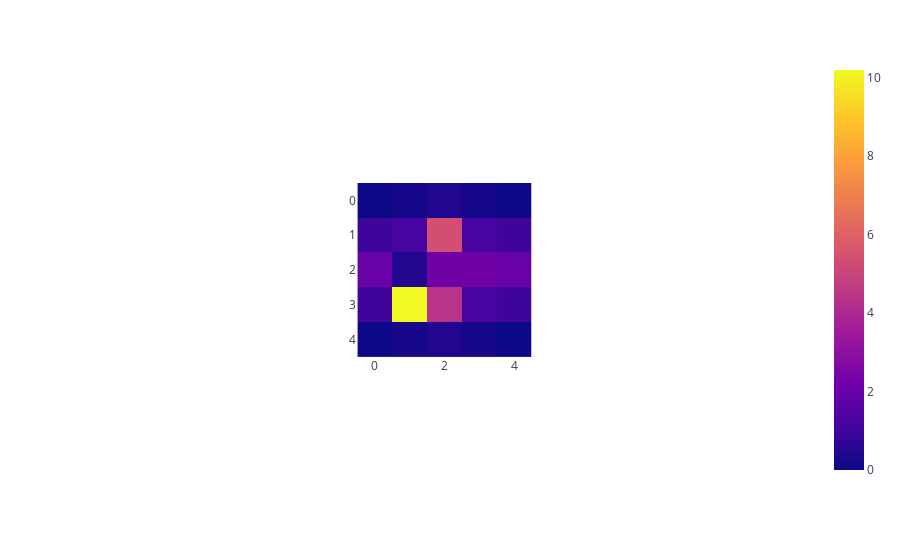

The code cell stored with this chart in its notebook:
### Code cell
px.imshow(beta)

### Figure 1 — Plotly figure (JSON) as saved in the notebook; plotly's stock layout.template omitted (floating-point values rounded to 4 significant figures)
{"data": [{"coloraxis": "coloraxis", "hovertemplate": "x: %{x}<br>y: %{y}<br>color: %{z}<extra></extra>", "type": "heatmap", "z": [[0, 0.2, 0.4, 0.2, 0], [1, 1.2, 5.4, 1.2, 1], [2, 0.4, 2.2, 2.2, 2], [1, 10.2, 4.4, 1.2, 1], [0, 0.2, 0.4, 0.2, 0]]}], "layout": {"autosize": true, "coloraxis": {"colorscale": [[0, "#0d0887"], [0.1111, "#46039f"], [0.2222, "#7201a8"], [0.3333, "#9c179e"], [0.4444, "#bd3786"], [0.5556, "#d8576b"], [0.6667, "#ed7953"], [0.7778, "#fb9f3a"], [0.8889, "#fdca26"], [1, "#f0f921"]]}, "margin": {"t": 60}, "xaxis": {"autorange": true, "constrain": "domain", "domain": [0.3805, 0.6195], "range": [-0.5, 4.5], "scaleanchor": "y"}, "yaxis": {"autorange": true, "constrain": "domain", "domain": [0, 1], "range": [4.5, -0.5]}}}
